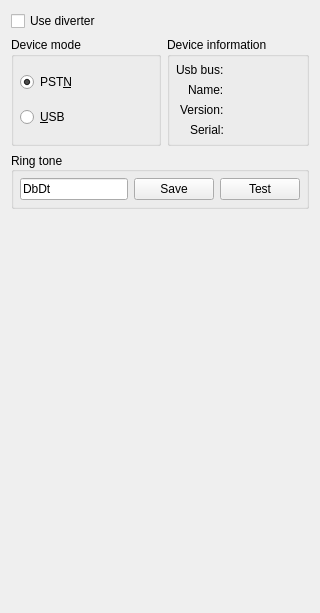
      <widget class="QWidget" name="tabDiverter">
       <attribute name="title">
        <string>Diverter (B2K/B3G)</string>
       </attribute>
       <layout class="QVBoxLayout" name="verticalLayout_15">
        <item>
         <widget class="QCheckBox" name="cboxUseDiverter">
          <property name="text">
           <string>Use diverter</string>
          </property>
         </widget>
        </item>
        <item>
         <layout class="QHBoxLayout" name="horizontalLayout_9">
          <item>
           <widget class="QGroupBox" name="groupBox_6">
            <property name="sizePolicy">
             <sizepolicy hsizetype="Maximum" vsizetype="Preferred">
              <horstretch>0</horstretch>
              <verstretch>0</verstretch>
             </sizepolicy>
            </property>
            <property name="minimumSize">
             <size>
              <width>150</width>
              <height>0</height>
             </size>
            </property>
            <property name="title">
             <string>Device mode</string>
            </property>
            <layout class="QVBoxLayout" name="verticalLayout_17">
             <property name="leftMargin">
              <number>6</number>
             </property>
             <property name="topMargin">
              <number>6</number>
             </property>
             <property name="rightMargin">
              <number>6</number>
             </property>
             <property name="bottomMargin">
              <number>6</number>
             </property>
             <item>
              <layout class="QVBoxLayout" name="verticalLayout_10">
               <property name="spacing">
                <number>15</number>
               </property>
               <item>
                <widget class="QRadioButton" name="rbtnDiverterPSTN">
                 <property name="toolTip">
                  <string>Switch the box to PSTN mode</string>
                 </property>
                 <property name="text">
                  <string>PST&amp;N</string>
                 </property>
                 <property name="shortcut">
                  <string>Alt+N</string>
                 </property>
                 <property name="checked">
                  <bool>true</bool>
                 </property>
                </widget>
               </item>
               <item>
                <widget class="QRadioButton" name="rbtnDiverterUSB">
                 <property name="toolTip">
                  <string>Switch the box to USB mode.</string>
                 </property>
                 <property name="text">
                  <string>&amp;USB</string>
                 </property>
                 <property name="shortcut">
                  <string>Alt+U</string>
                 </property>
                 <property name="checked">
                  <bool>false</bool>
                 </property>
                </widget>
               </item>
              </layout>
             </item>
            </layout>
           </widget>
          </item>
          <item>
           <widget class="QGroupBox" name="groupBox_9">
            <property name="title">
             <string>Device information</string>
            </property>
            <layout class="QHBoxLayout" name="horizontalLayout_10">
             <property name="spacing">
              <number>6</number>
             </property>
             <property name="leftMargin">
              <number>6</number>
             </property>
             <property name="topMargin">
              <number>6</number>
             </property>
             <property name="rightMargin">
              <number>6</number>
             </property>
             <property name="bottomMargin">
              <number>6</number>
             </property>
             <item>
              <layout class="QFormLayout" name="formLayout_6">
               <property name="labelAlignment">
                <set>Qt::AlignRight|Qt::AlignTrailing|Qt::AlignVCenter</set>
               </property>
               <item row="0" column="0">
                <widget class="QLabel" name="label_15">
                 <property name="text">
                  <string>Usb bus:</string>
                 </property>
                </widget>
               </item>
               <item row="0" column="1">
                <widget class="QLabel" name="labelDiverterDevUsbBus">
                 <property name="text">
                  <string/>
                 </property>
                </widget>
               </item>
               <item row="1" column="0">
                <widget class="QLabel" name="label_17">
                 <property name="text">
                  <string>Name:</string>
                 </property>
                </widget>
               </item>
               <item row="1" column="1">
                <widget class="QLabel" name="labelDiverterDevName">
                 <property name="text">
                  <string/>
                 </property>
                </widget>
               </item>
               <item row="2" column="0">
                <widget class="QLabel" name="label_19">
                 <property name="text">
                  <string>Version:</string>
                 </property>
                </widget>
               </item>
               <item row="2" column="1">
                <widget class="QLabel" name="labelDiverterDevVersion">
                 <property name="text">
                  <string/>
                 </property>
                </widget>
               </item>
               <item row="3" column="0">
                <widget class="QLabel" name="label_21">
                 <property name="text">
                  <string>Serial:</string>
                 </property>
                </widget>
               </item>
               <item row="3" column="1">
                <widget class="QLabel" name="labelDiverterDevSerial">
                 <property name="text">
                  <string/>
                 </property>
                </widget>
               </item>
              </layout>
             </item>
            </layout>
           </widget>
          </item>
         </layout>
        </item>
        <item>
         <widget class="QGroupBox" name="gboxRingTone">
          <property name="title">
           <string>Ring tone</string>
          </property>
          <property name="alignment">
           <set>Qt::AlignLeading|Qt::AlignLeft|Qt::AlignVCenter</set>
          </property>
          <layout class="QHBoxLayout" name="horizontalLayout_8">
           <property name="leftMargin">
            <number>6</number>
           </property>
           <property name="topMargin">
            <number>6</number>
           </property>
           <property name="rightMargin">
            <number>6</number>
           </property>
           <property name="bottomMargin">
            <number>6</number>
           </property>
           <item>
            <widget class="QLineEdit" name="linePhoneRingtone">
             <property name="toolTip">
              <string>Define a ring tone, see the help documentation.</string>
             </property>
             <property name="text">
              <string>DbDt</string>
             </property>
            </widget>
           </item>
           <item>
            <widget class="QPushButton" name="btnSavePhoneRingtone">
             <property name="minimumSize">
              <size>
               <width>80</width>
               <height>0</height>
              </size>
             </property>
             <property name="maximumSize">
              <size>
               <width>80</width>
               <height>16777215</height>
              </size>
             </property>
             <property name="toolTip">
              <string>Apply your new ring tone.</string>
             </property>
             <property name="text">
              <string>Save</string>
             </property>
             <property name="shortcut">
              <string>Alt+A</string>
             </property>
            </widget>
           </item>
           <item>
            <widget class="QPushButton" name="btnTestPhoneRingtone">
             <property name="minimumSize">
              <size>
               <width>80</width>
               <height>0</height>
              </size>
             </property>
             <property name="maximumSize">
              <size>
               <width>80</width>
               <height>16777215</height>
              </size>
             </property>
             <property name="toolTip">
              <string>Test your ring tone.</string>
             </property>
             <property name="text">
              <string>Test</string>
             </property>
             <property name="checkable">
              <bool>true</bool>
             </property>
            </widget>
           </item>
          </layout>
         </widget>
        </item>
        <item>
         <spacer name="verticalSpacer_3">
          <property name="orientation">
           <enum>Qt::Vertical</enum>
          </property>
          <property name="sizeHint" stdset="0">
           <size>
            <width>20</width>
            <height>393</height>
           </size>
          </property>
         </spacer>
        </item>
       </layout>
      </widget>
